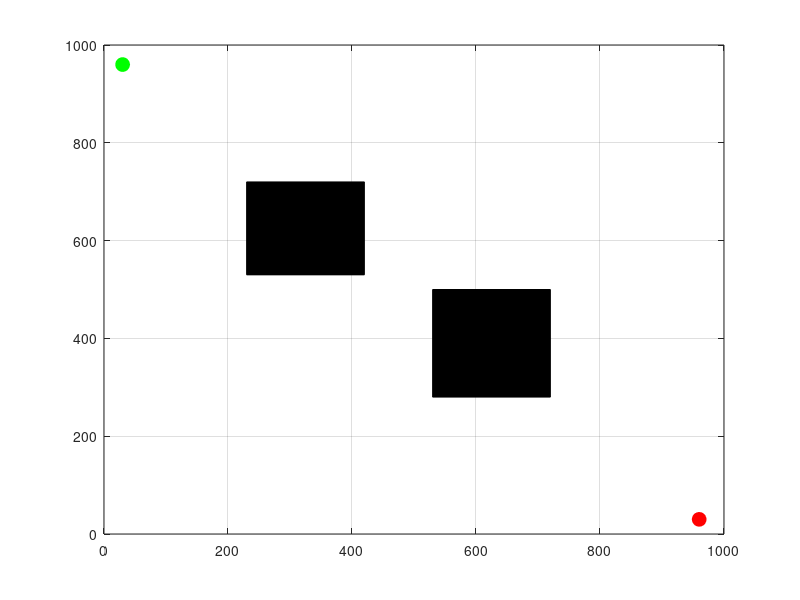

Reproduce this figure in MATLAB. (Note: this script raises an error after producing the figure.)
clear;
clc;
x_max = 1000; 
y_max = 1000; 
start_pose = [30, 960]; 
goal_pose = [960, 30];  
step = 30;            
r = step;               
numNodes = 10000;       
neighbor_radius = 50;   
K_att = 0.22;  
K_rep = 500;    
d_0 = 50;       
obstacle_list = [
    250, 550, 150, 150;  
    550, 300, 150, 180;
];
or = 20; 
obstacles = zeros(size(obstacle_list)); 
for i = 1:size(obstacle_list, 1)
    obstacles(i, :) = [obstacle_list(i, 1)-or, obstacle_list(i, 2)-or, ...
                       obstacle_list(i, 3)+2*or, obstacle_list(i, 4)+2*or];
end
figure;
hold on;
axis([0 x_max 0 y_max]);
axis on;
box on;
grid on;
for i = 1:size(obstacle_list, 1)
    rectangle('Position', obstacles(i, :), 'FaceColor', [0 0 0]);
end
plot(start_pose(1), start_pose(2), 'go', 'MarkerFaceColor', 'g', 'MarkerSize', 10);
plot(goal_pose(1), goal_pose(2), 'ro', 'MarkerFaceColor', 'r', 'MarkerSize', 10);
tree1.nodes = start_pose; 
tree1.parent = -1;        
tree1.cost = 0;           
tree2.nodes = goal_pose;  
tree2.parent = -1;        
tree2.cost = 0;           
goal_reached = false; 
counter = 1;
M = struct('cdata', [], 'colormap', []);
for k = 1:numNodes
    rand_point = [rand() * x_max, rand() * y_max];
    rand_point = applyArtificialPotentialField(rand_point, goal_pose, obstacles, K_att, K_rep, d_0);
    [nearest_node1, nearest_idx1] = findNearestNode(tree1.nodes, rand_point);
    new_point1 = extend(nearest_node1, rand_point, r);
    if ~isCollision(new_point1, nearest_node1, obstacles)
        tree1.nodes = [tree1.nodes; new_point1];
        tree1.parent = [tree1.parent; nearest_idx1];
        tree1.cost = [tree1.cost; tree1.cost(nearest_idx1) + norm(new_point1 - nearest_node1)];
        line([nearest_node1(1), new_point1(1)], [nearest_node1(2), new_point1(2)], ...
            'Color', 'm', 'LineWidth', 1);
        M(counter) = getframe;
        counter = counter + 1;
        [nearest_node2, nearest_idx2] = findNearestNode(tree2.nodes, new_point1);
        if ~isPathCollision(new_point1, nearest_node2, obstacles)
            tree2.nodes = [tree2.nodes; nearest_node2];
            tree2.parent = [tree2.parent; nearest_idx2];
            goal_reached = true;
            break;
        end
    end
    [nearest_node2, nearest_idx2] = findNearestNode(tree2.nodes, rand_point);
    new_point2 = extend(nearest_node2, rand_point, r);
    if ~isCollision(new_point2, nearest_node2, obstacles)
        tree2.nodes = [tree2.nodes; new_point2];
        tree2.parent = [tree2.parent; nearest_idx2];
        tree2.cost = [tree2.cost; tree2.cost(nearest_idx2) + norm(new_point2 - nearest_node2)];
        line([nearest_node2(1), new_point2(1)], [nearest_node2(2), new_point2(2)], ...
            'Color', 'c', 'LineWidth', 1);
        M(counter) = getframe;
        counter = counter + 1;
        [nearest_node1, nearest_idx1] = findNearestNode(tree1.nodes, new_point2);
        if ~isPathCollision(new_point2, nearest_node1, obstacles)
            tree1.nodes = [tree1.nodes; nearest_node1];
            tree1.parent = [tree1.parent; nearest_idx1];
            goal_reached = true;
            break;
        end
    end
end

if ~goal_reached
    disp('未能找到路径！');
    return;
end
found_connection = false;
for i = 1:size(tree1.nodes, 1)
    for j = 1:size(tree2.nodes, 1)
        if ~isPathCollision(tree1.nodes(i, :), tree2.nodes(j, :), obstacles)
            connect_idx1 = i;
            connect_idx2 = j;
            found_connection = true;
            break;
        end
    end
    if found_connection
        break;
    end
end

if ~found_connection
    disp('两棵树无法连接！');
    return;
end
path1 = backtracePath(tree1.nodes, tree1.parent, connect_idx1);
path2 = backtracePath(tree2.nodes, tree2.parent, connect_idx2); 
final_path = [tree1.nodes(connect_idx1, :); tree2.nodes(connect_idx2, :)];
for i = 1:size(final_path, 1)-1
line([final_path(1, 1), final_path(2, 1)], [final_path(1, 2), final_path(2, 2)], 'Color', 'b', 'LineWidth', 2);
end

disp('找到路径！');
function [nearest_node, nearest_idx] = findNearestNode(nodes, point)
    distances = vecnorm(nodes - point, 2, 2);
    [~, nearest_idx] = min(distances);
    nearest_node = nodes(nearest_idx, :);
end
function new_point = extend(nearest_node, rand_point, step_size)
    direction = rand_point - nearest_node;
    direction = direction / norm(direction);
    new_point = nearest_node + direction * step_size;
end
function collision = isCollision(new_point, nearest_node, obstacles)
    collision = isPathCollision(nearest_node, new_point, obstacles);
end
function collision = isPathCollision(point1, point2, obstacles)
    collision = false;
    for i = 1:size(obstacles, 1)
        obs_x = obstacles(i, 1);
        obs_y = obstacles(i, 2);
        obs_width = obstacles(i, 3);
        obs_height = obstacles(i, 4);
        if checkLineRect(point1, point2, obs_x, obs_y, obs_width, obs_height)
            collision = true;
            break;
        end
    end
end
function collision = checkLineRect(p1, p2, rx, ry, rw, rh)
    collision = false;
    edges = [
        rx, ry, rx + rw, ry;
        rx, ry, rx, ry + rh;
        rx + rw, ry, rx + rw, ry + rh;
        rx, ry + rh, rx + rw, ry + rh;
    ];
    for i = 1:size(edges, 1)
        if lineIntersect(p1, p2, edges(i, 1:2), edges(i, 3:4))
            collision = true;
            return;
        end
    end
end
function intersect = lineIntersect(p1, p2, q1, q2)
    intersect = false;
    u = p2 - p1;
    v = q2 - q1;
    w = p1 - q1;
    A = [-u; v]';
    B = w';
    if rank(A) < 2
        return;
    end
    t_s = A \ B;
    t = t_s(1);
    s = t_s(2);
    if t >= 0 && t <= 1 && s >= 0 && s <= 1
        intersect = true;
    end
end
function path = backtracePath(nodes, parent, idx)
    path = [];
    while idx > 0
        path = [path; nodes(idx, :)];
        idx = parent(idx);
    end
end
function adjusted_point = applyArtificialPotentialField(rand_point, goal_pose, obstacles, K_att, K_rep, d_0)
    attractive_force = K_att * (goal_pose - rand_point);
    repulsive_force = [0, 0];
    for i = 1:size(obstacles, 1)
        obs_x = obstacles(i, 1);
        obs_y = obstacles(i, 2);
        obs_width = obstacles(i, 3);
        obs_height = obstacles(i, 4);
        obs_center = [obs_x + obs_width / 2, obs_y + obs_height / 2];
        distance = norm(rand_point - obs_center);
        if distance < d_0
            repulsive_force = repulsive_force + K_rep * (1 / distance - 1 / d_0) * (1 / distance^2) * (rand_point - obs_center) / distance;
        end
    end
    adjusted_point = rand_point + attractive_force + repulsive_force;
end